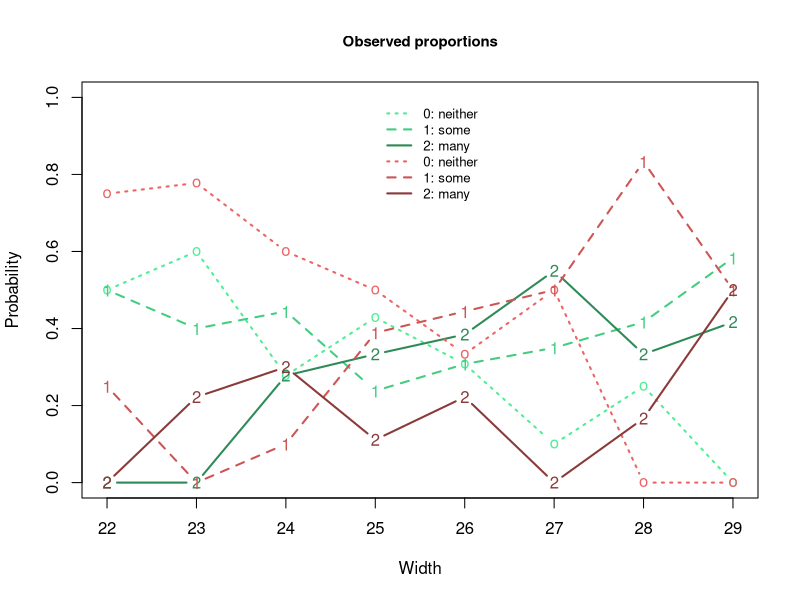

Recreate this plot in R.
# Data
width <- rep((22:29),6)
col <- rep(c(rep(0,8),rep(1,8)),3)
y3 <- c(rep(0,16),rep(1,16),rep(2,16))
y <-  c(3,  3,  5,  9,  4,  2,  3,  0, 6,  7,  6,  9,  3,  2,  0,  0,
        3,  2,  8,  5,  4,  7,  5,  7, 2,  0,  1,  7,  4,  2,  5,  1,
        0,  0,  5,  7,  5, 11,  4,  5, 0,  2,  3,  2,  2,  0,  1,  1)
table1 <- xtabs(y ~ y3 + width + col)
rownames(table1) <- c("0: neither", "1: some", "2: many")
addmargins(table1,1)
# , , col = 0
# 
# width
# y3           22 23 24 25 26 27 28 29
# 0: neither  3  3  5  9  4  2  3  0
# 1: some     3  2  8  5  4  7  5  7
# 2: many     0  0  5  7  5 11  4  5
# Sum         6  5 18 21 13 20 12 12
# 
# , , col = 1
# 
# width
# y3           22 23 24 25 26 27 28 29
# 0: neither  6  7  6  9  3  2  0  0
# 1: some     2  0  1  7  4  2  5  1
# 2: many     0  2  3  2  2  0  1  1
# Sum         8  9 10 18  9  4  6  2

summary(table1)
# Call: xtabs(formula = y ~ y3 + width + col)
# Number of cases in table: 173 
# Number of factors: 3 
# Test for independence of all factors:
#   Chisq = 78.85, df = 37, p-value = 7.4e-05
# Chi-squared approximation may be incorrect

# Observed proportions
table2 <-addmargins(table1,1)
p.obs0 <- table2 [1,,]/table2[4,,]
p.obs1 <- table2 [2,,]/table2 [4,,]
p.obs2 <- table2 [3,,]/table2 [4,,]
p0<-cbind(t(p.obs0[,1]),t(p.obs0[,2]))
p1<-cbind(t(p.obs1[,1]),t(p.obs1[,2]))
p2<-cbind(t(p.obs2[,1]),t(p.obs2[,2]))
p.obs<-rbind(p0,p1,p2)
rownames(p.obs) <- c("p0","p1","p2")
colnames(p.obs) <- c(paste(22:29,"-0",sep=""),paste(22:29,"-1",sep=""))
round(p.obs,3)
# 22-0 23-0  24-0  25-0  26-0 27-0  28-0  29-0 22-1  23-1 24-1  25-1  26-1 27-1  28-1 29-1
# p0  0.5  0.6 0.278 0.429 0.308 0.10 0.250 0.000 0.75 0.778  0.6 0.500 0.333  0.5 0.000  0.0
# p1  0.5  0.4 0.444 0.238 0.308 0.35 0.417 0.583 0.25 0.000  0.1 0.389 0.444  0.5 0.833  0.5
# p2  0.0  0.0 0.278 0.333 0.385 0.55 0.333 0.417 0.00 0.222  0.3 0.111 0.222  0.0 0.167  0.5

# Visualization
plot(width[1:8], p.obs[1,1:8], pch="o", type="b", lwd=2,lty=3, col="seagreen2", xaxt="n",
      ylim=c(0,1), xlab="Width", ylab="Probability" )
axis(side=1, at=width[1:8], labels=width[1:8] )
points( width[1:8], p.obs[2,1:8], pch="1", type="b",lwd=2, lty=2, col="seagreen3" )
points( width[1:8], p.obs[3,1:8], pch="2", type="b", lwd=2,lty=1, col="seagreen4" )
points( width[1:8], p.obs[1,9:16], pch="o", type="b", lwd=2,lty=3, col="indianred2")
points( width[1:8], p.obs[2,9:16], pch="1", type="b", lwd=2,lty=2, col="indianred3" )
points( width[1:8], p.obs[3,9:16], pch="2", type="b", lwd=2,lty=1, col="indianred4" )
title("Observed proportions",
      cex.main=0.9)
legend( 25, 1, cex=0.8, legend=rep(c("0: neither", "1: some", "2: many"),2),
        lty=c(3,2,1), lwd=2,col=c(paste("seagreen",2:4),paste("indianred",2:4)), bty="n")

# Logistic model for trend satellites analysis
resp <- rbind(y[1:16],y[17:32],y[33:48])
rownames(resp) <- c("0: neither", "1: some", "2: many")
colnames(resp) <- c(paste(22:29,"-0",sep=""),paste(22:29,"-1",sep=""))

y0 <- resp[1,] 
noy0 <- apply(resp,2,sum)-y0   
rbind(y0, noy0) 
# 22-0 23-0 24-0 25-0 26-0 27-0 28-0 29-0 22-1 23-1 24-1 25-1 26-1 27-1 28-1 29-1
# y0      3    3    5    9    4    2    3    0    6    7    6    9    3    2    0    0
# noy0    3    2   13   12    9   18    9   12    2    2    4    9    6    2    6    2

a0 <- width[1:16]; c0 <- col[1:16]
m.bin <- glm( cbind(y0, noy0) ~ a0 + c0, family=binomial )
summary( m.bin )  
# Call:
#   glm(formula = cbind(y0, noy0) ~ a0 + c0, family = binomial)
# 
# Deviance Residuals: 
#   Min        1Q    Median        3Q       Max  
# -1.63329  -0.77533  -0.06258   0.59366   1.35916  
# 
# Coefficients:
#   Estimate Std. Error z value Pr(>|z|)    
# (Intercept)  10.2255     2.5576   3.998 6.39e-05 ***
#   a0           -0.4399     0.1011  -4.350 1.36e-05 ***
#   c0            0.7009     0.3539   1.980   0.0477 *  
#   ---
#   Signif. codes:  0 '***' 0.001 '**' 0.01 '*' 0.05 '.' 0.1 ' ' 1
# 
# (Dispersion parameter for binomial family taken to be 1)
# 
# Null deviance: 44.262  on 15  degrees of freedom
# Residual deviance: 12.558  on 13  degrees of freedom
# AIC: 53.183
# 
# Number of Fisher Scoring iterations: 4

with(m.bin, pchisq(null.deviance - deviance, df.null - df.residual, lower.tail = FALSE))
# [1] 1.304535e-07
